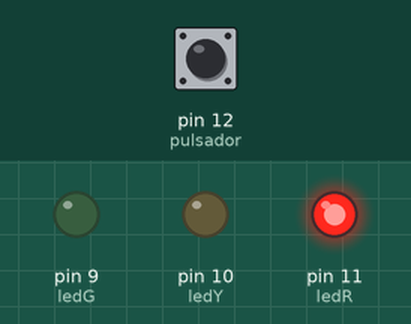
The sketch below on a simulated Arduino Uno, built with avr-gcc and run on an emulated ATmega328P. On the bench: output pins drawn as LEDs (lit = HIGH). Inputs (shaded band) come from the test bench; at power-on: pin 12 (pulsador) LOW.

Above: at 1.2 s.
1.3 s: pin 12 (pulsador) pulled HIGH for 0.15 s
At 2.6 s:
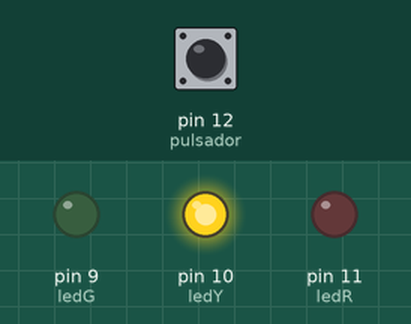
At 7.6 s:
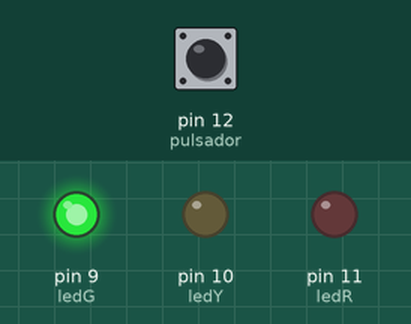
Timing chart, 0 to 17.8 s (numbered marks = the images above; inputs shaded):
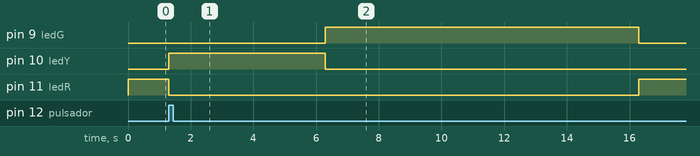

Measured:
- after the input at 1.3 s, pin 9 (ledG): LOW → HIGH after 5.0 s, → LOW 10.0 s later; pin 10 (ledY): LOW → HIGH at once, → LOW 5.0 s later; pin 11 (ledR): HIGH → LOW at once, → HIGH 15.0 s later

The sketch:

SEMAFORO_A.ino
```cpp
int ledG = 9;
int ledY = 10;
int ledR = 11;
int pulsador = 12;

int contadorSemaforo = 0;
int contadorPulsador = 0;
int estadoPulsador = 0;
int estadoPrevioPulsador = 0;
void setup() {
   pinMode(ledG, OUTPUT);
   pinMode(ledY, OUTPUT);
    pinMode(ledR, OUTPUT);
    pinMode(pulsador, INPUT);
}
void loop() {
  digitalWrite(ledG, LOW);
  digitalWrite(ledY, LOW);
  digitalWrite(ledR, HIGH);
 estadoPulsador=digitalRead(pulsador);
  if (estadoPulsador == HIGH){
    contadorPulsador++;
    digitalWrite(ledR, LOW);
    digitalWrite(ledY, HIGH);
    delay(5000);
    digitalWrite(ledY, LOW);
    digitalWrite(ledG, HIGH);
    delay(10000);
    contadorSemaforo=0;
  }
}
```
